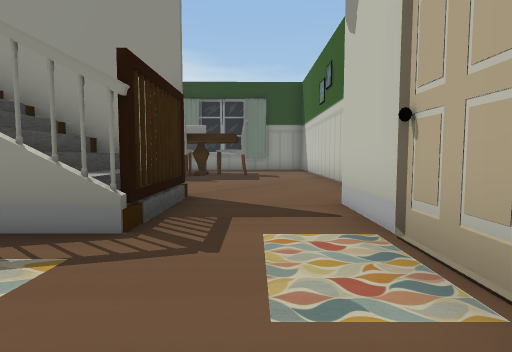
view 1 (above)

23 first-person views from a walk through a Unity game level. The camera is 1.4 m above the floor, tilts 4° down and sees 80° across. The floor is counted in squares, 2 m on a side. Each view is taken from the middle of a square. On the plan, view 1 faces up. The plan holds only what a view shows up to about 10 squares ahead; the rest is blank. The place goes on beyond the plan. The player character is not drawn. Some animated figures are left out. Door leaves are left out, so doorways stand open.

view 2
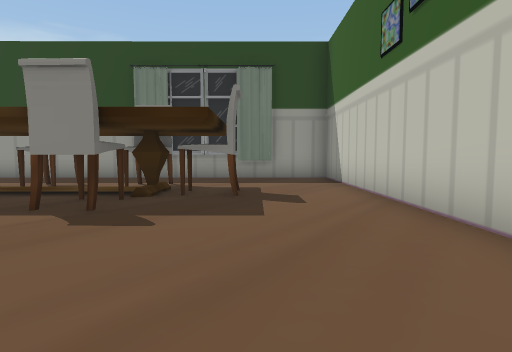

view 3
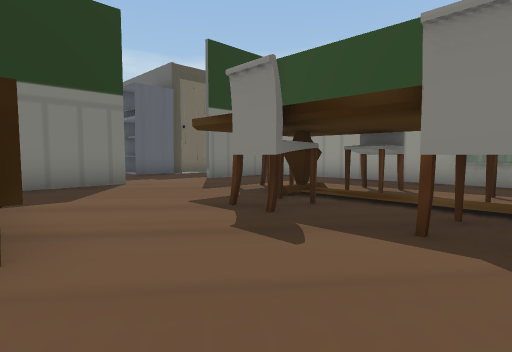

view 4
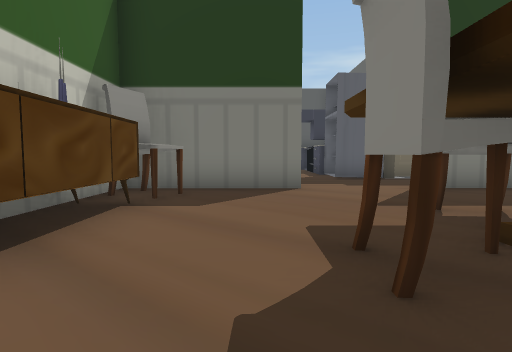

view 5
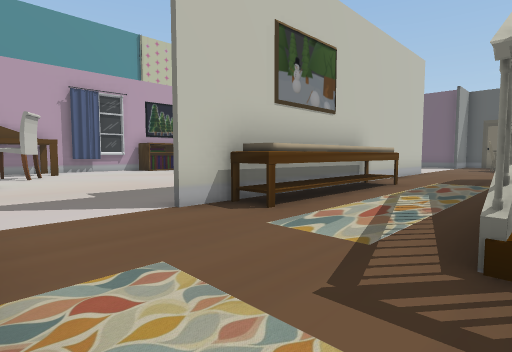

view 6
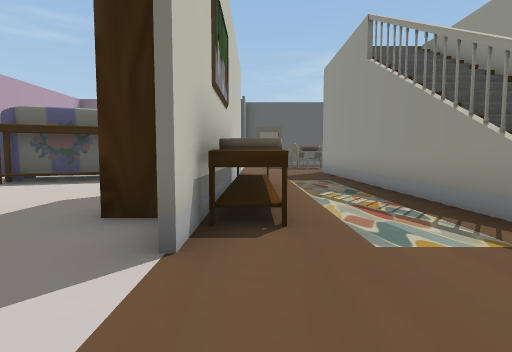

view 7
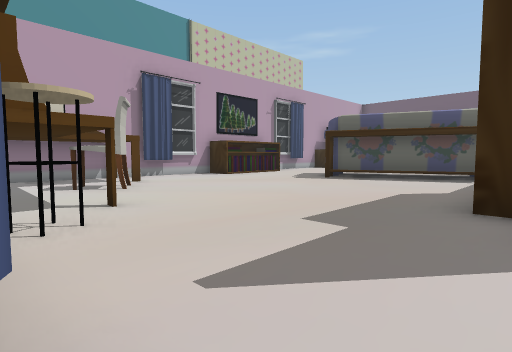

view 8
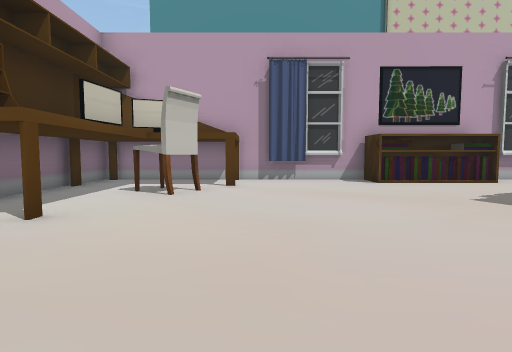

view 9
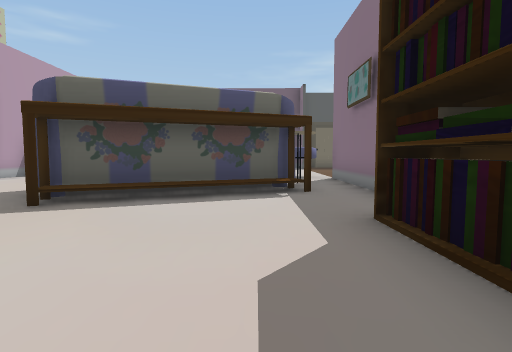

view 10
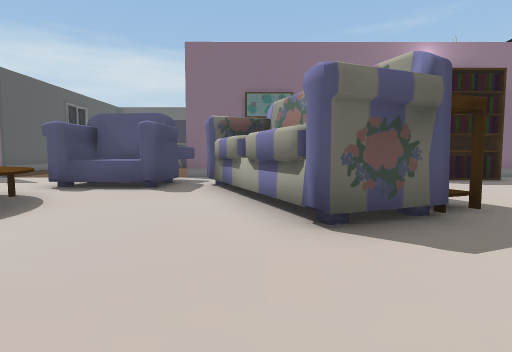

view 11
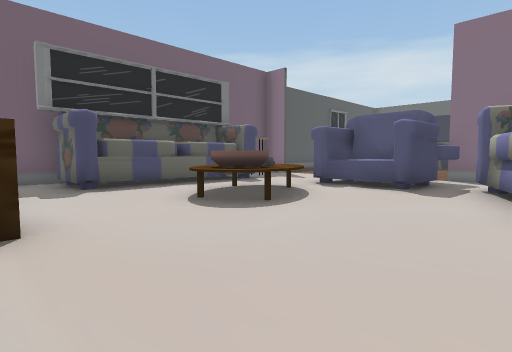

view 12
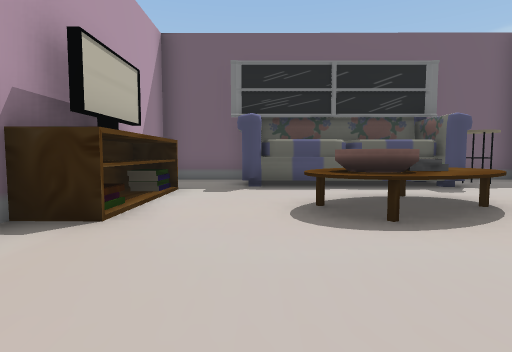

view 13
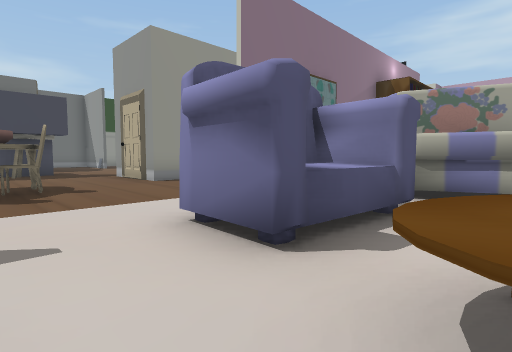

view 14
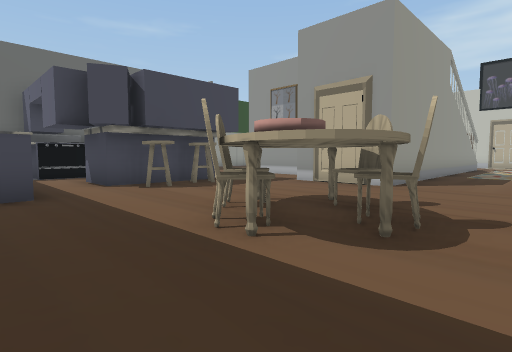

view 15
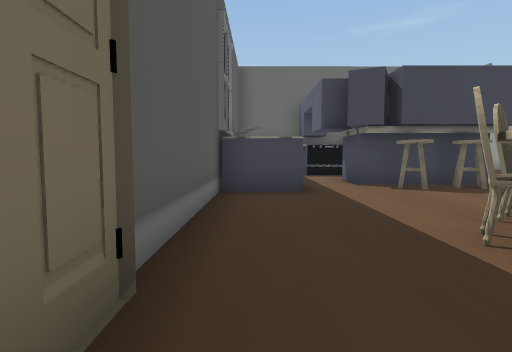

view 16
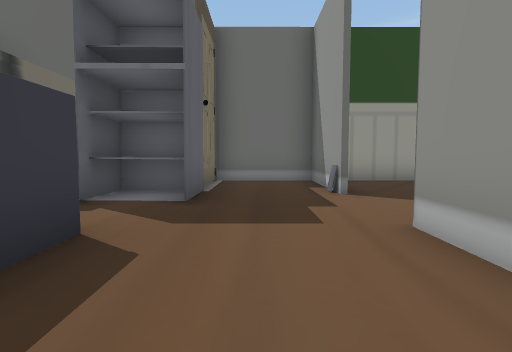

view 17
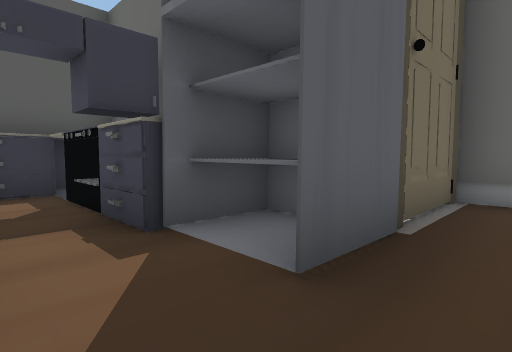

view 18
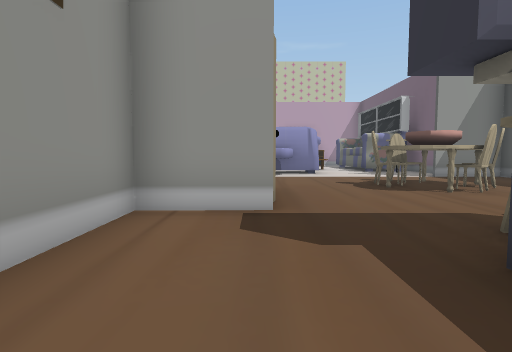

view 19
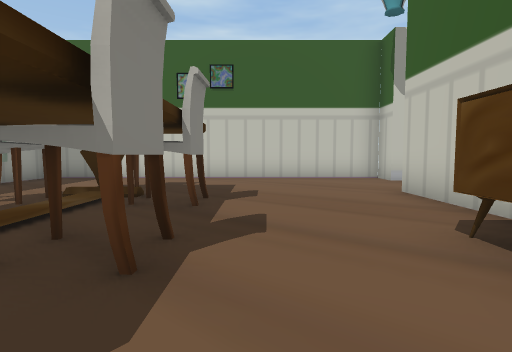

view 20
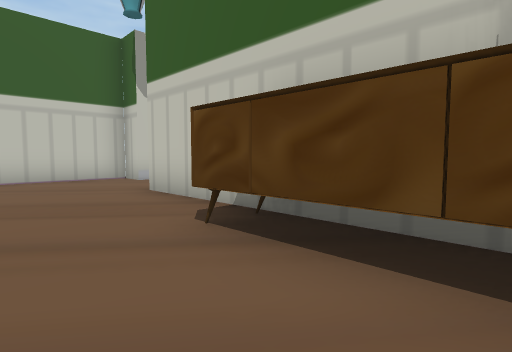

view 21
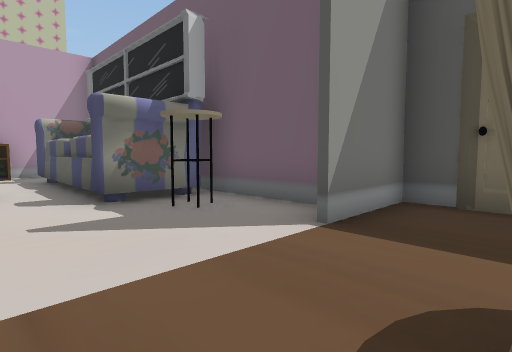

view 22
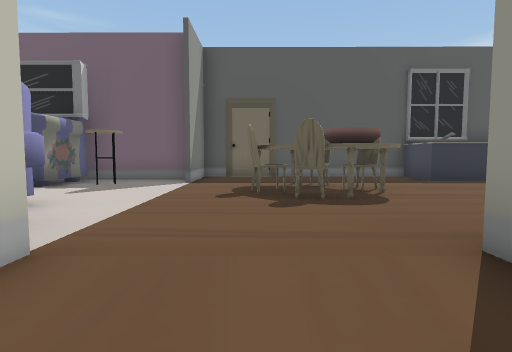

view 23
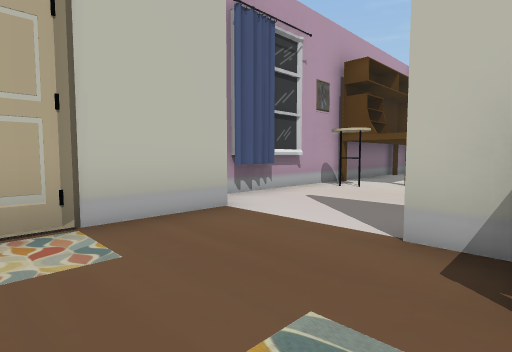

### Floor plan
Points are (right, up) in squares from view 1. A wall is a line through its corners. A room is listed if a view was taken in it or the views show most of it. See-through windows are left out.
Room 1 (views 1, 2, 3, 4, 5, 6, 7, 8, 9, 10, 11, 12, 13, 14, 15, 16, 17, 18, 19, 20, 21, 22, 23)
walls: (-6.5, 0.3) (-1.9, 0.3) (-1.9, -0.5); (-7.8, -0.7) (-10.4, -0.7); (-7.8, -1.9) (-7.5, -2.7); (-9.7, -0.6) (-5.3, -0.6); (-8.6, -2.1) (-6.8, -6.6) (-8.4, -7.2) (-10.1, -2.8); (-2.6, 4.6) (-2.6, 3.4); (-1.4, 2.7) (-11.2, 2.7) (-11.2, 5.2) (-9.5, 5.2) (-9.5, 9); (-1.3, 2.7) (-1.9, 2.8); (-2.1, 4.5) (-2.1, 3); (-1.2, 2.7) (-1.8, 2.6); (-1.8, 5.1) (-2.7, 5.1); (-9.3, 9) (-9.4, 5.2) (-1.2, 5.3); (1.2, -0.7) (1.2, 4.3) (2.1, 4.3) (2.1, 14.3) (-3, 14.2); (-5, 10.3) (-5.6, 10.3); (1.9, -2.4) (2.1, -2); (2.1, -2.5) (2, -1.6); (2.2, -2.3) (1.9, -1.5); (-15.5, -4.4) (-15.6, -8.3) (-17.3, -8.3); (-5.2, 11.3) (-5.2, 9.9); (-9.5, 11.4) (-9.5, 14.3); (-17.6, -0.8) (-17.6, -4.3); (-17.2, -3.5) (-16.4, -3.5); (-1.7, 10.9) (-1.7, 10.3) (-2.1, 10.3) (-2.1, 11.2); (-9.3, -10.6) (-8.8, -10.6); (-17.1, 7.2) (-17.1, 5.7) (-18.6, 5.7); (-4.5, -10.6) (-1.4, -10.6); (-3.2, -10.5) (-2.4, -10.3); (-9.3, 13.4) (-9.3, 11.4); (-12.3, -10.6) (-11, -10.6); (-18.7, 6.3) (-18.6, -0.7) (-16.7, -0.6); (-0.6, -10.6) (2.1, -10.6) (2.1, -9.4); (2.1, -9.1) (2.1, -1.4); (-3.1, 14.2) (-12.1, 14.2) (-12.1, 12.1); (-2.7, 14.2) (-3.3, 14); (-17.6, -8.1) (-17.6, -10.3); (-16, -10.6) (-15.4, -10.6); (0.1, 14) (-0.4, 14.1); (0.3, 14.2) (-0.5, 13.9); (0.5, 14.1) (-0.4, 14)
low walls: (-1.7, 3.5) (-1.7, 3); (-1.9, 11.1) (-1.9, 9.9)
ways out: opening at (-16.5, 7.5); opening at (-13, 9); opening at (2, -1); open door at (-12.5, 10); gap at (-5, 10); gap at (-2, 10)
objects: other object (-16, -4); other object (-16, -3); other object (-16, 1); other object (-16, 2); other object (-15, -11) to (-13, -10); other object (-15, 1) to (-15, 2); other object (-15, 3); other object (-15, 6); other object (-14, -6) to (-13, -5); other object (-14, 2); other object (-14, 3); other object (-13, -7) to (-13, -6); other object (-13, -3) to (-12, -3); other object (-13, 7); other object (-13, 11) to (-12, 11); other object (-12, -7) to (-12, -6); other object (-12, -2) to (-11, -1); other object (-10, -2); other object (-10, 12); other object (-9, -5); other object (-9, 6) to (-8, 6); other object (-8, -10) to (-5, -10); other object (-7, 6) to (-5, 6); other object (-6, 11); other object (-5, -1) to (-2, -1); other object (-5, 9); other object (-5, 12); other object (-3, 9) to (-2, 9); other object (-2, 12); other object (-1, 4) to (-1, 5); other object (-1, 11); other object (0, -8); other object (1, -4)

Where each view was taken, in squares from view 1:
view 1: 0 up, 0 right, facing up
view 2: 5 up, 0 right, facing up
view 3: 6 up, 2 left, facing up-left
view 4: 8 up, 3 left, facing left
view 5: 3 up, 1 right, facing down-left
view 6: 0 up, 1 right, facing left
view 7: 1 down, 2 right, facing down-left
view 8: 2 down, 2 left, facing down
view 9: 3 down, 2 left, facing left
view 10: 10 down, 9 left, facing up
view 11: 10 down, 9 left, facing up-left
view 12: 8 down, 9 left, facing left
view 13: 5 down, 15 left, facing up-right
view 14: 0 up, 18 left, facing up-right
view 15: 0 up, 18 left, facing up
view 16: 6 up, 11 left, facing up
view 17: 9 up, 11 left, facing up-left
view 18: 9 up, 11 left, facing down
view 19: 8 up, 7 left, facing right
view 20: 8 up, 7 left, facing down-right
view 21: 1 up, 14 left, facing down-left
view 22: 1 up, 9 left, facing left
view 23: 2 up, 2 left, facing down-right
